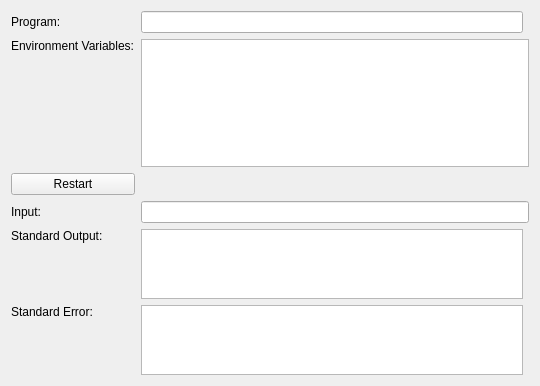
<?xml version="1.0" encoding="UTF-8"?>
<ui version="4.0">
 <comment>This file is part of the xTuple ERP: PostBooks Edition, a free and
open source Enterprise Resource Planning software suite,
Copyright (c) 1999-2011 by OpenMFG LLC, d/b/a xTuple.
It is licensed to you under the Common Public Attribution License
version 1.0, the full text of which (including xTuple-specific Exhibits)
is available at www.xtuple.com/CPAL.  By using this software, you agree
to be bound by its terms.</comment>
 <class>testprocess</class>
 <widget class="QWidget" name="testprocess">
  <property name="geometry">
   <rect>
    <x>0</x>
    <y>0</y>
    <width>540</width>
    <height>386</height>
   </rect>
  </property>
  <property name="windowTitle">
   <string>Test Scripting a Process</string>
  </property>
  <layout class="QGridLayout" name="gridLayout">
   <item row="2" column="1">
    <widget class="QLineEdit" name="_program"/>
   </item>
   <item row="2" column="0">
    <widget class="QLabel" name="label_2">
     <property name="text">
      <string>Program:</string>
     </property>
    </widget>
   </item>
   <item row="6" column="1" colspan="2">
    <widget class="QLineEdit" name="_input"/>
   </item>
   <item row="6" column="0">
    <widget class="QLabel" name="label_3">
     <property name="text">
      <string>Input:</string>
     </property>
    </widget>
   </item>
   <item row="3" column="0">
    <widget class="QLabel" name="label">
     <property name="text">
      <string>Environment Variables:</string>
     </property>
     <property name="alignment">
      <set>Qt::AlignLeading|Qt::AlignLeft|Qt::AlignTop</set>
     </property>
    </widget>
   </item>
   <item row="3" column="1" colspan="2">
    <widget class="QPlainTextEdit" name="_var"/>
   </item>
   <item row="7" column="0">
    <widget class="QLabel" name="label_4">
     <property name="text">
      <string>Standard Output:</string>
     </property>
     <property name="alignment">
      <set>Qt::AlignLeading|Qt::AlignLeft|Qt::AlignTop</set>
     </property>
    </widget>
   </item>
   <item row="8" column="0">
    <widget class="QLabel" name="label_5">
     <property name="text">
      <string>Standard Error:</string>
     </property>
     <property name="alignment">
      <set>Qt::AlignLeading|Qt::AlignLeft|Qt::AlignTop</set>
     </property>
    </widget>
   </item>
   <item row="7" column="1">
    <widget class="QPlainTextEdit" name="_output">
     <property name="sizePolicy">
      <sizepolicy hsizetype="Expanding" vsizetype="Expanding">
       <horstretch>0</horstretch>
       <verstretch>2</verstretch>
      </sizepolicy>
     </property>
     <property name="readOnly">
      <bool>true</bool>
     </property>
     <property name="backgroundVisible">
      <bool>false</bool>
     </property>
    </widget>
   </item>
   <item row="4" column="0">
    <widget class="QPushButton" name="_restart">
     <property name="text">
      <string>Restart</string>
     </property>
    </widget>
   </item>
   <item row="8" column="1">
    <widget class="QPlainTextEdit" name="_error">
     <property name="sizePolicy">
      <sizepolicy hsizetype="Expanding" vsizetype="Expanding">
       <horstretch>0</horstretch>
       <verstretch>2</verstretch>
      </sizepolicy>
     </property>
    </widget>
   </item>
  </layout>
 </widget>
 <resources/>
 <connections/>
</ui>
